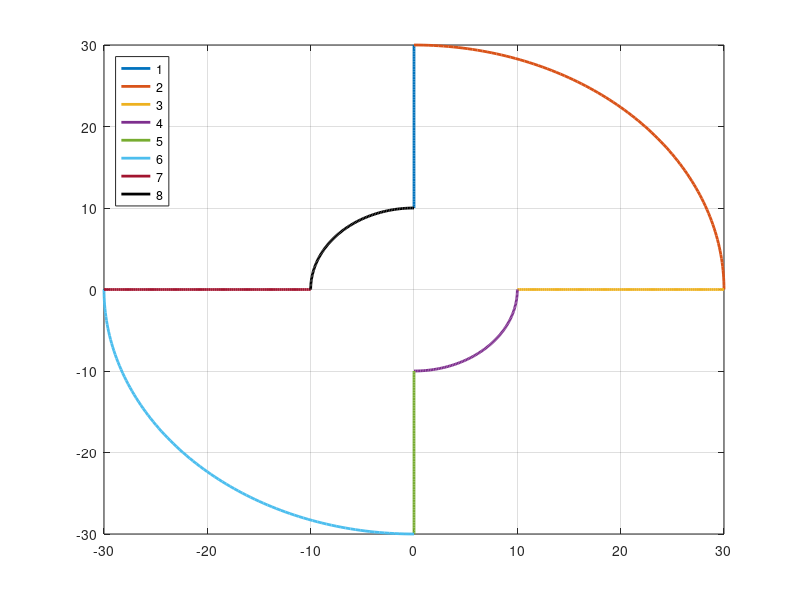

The MATLAB script that drew this image: (Note: this script raises an error after producing the figure.)
clearvars;
close all;
clc;

set(0, 'DefaultFigureWindowStyle', 'docked');
%%
% Algorithm selection
% --------------------------
%       newton          = 1
%       gradient        = 2
%       hybrid          = 3
%       backward        = 4

algorithms = [1, 2, 4];
draw = 1;       % draw the path
T = 0.01;       % sampling time
lambda = 5;    % convergence speed
fprintf('T: %f => lambda < %f\t(current: %f)\n\n', T, 1/(10*T), lambda);
disc = 100;      % value to discretize the path
L1 = 10;
L2 = 2*L1;
re = L2+L1; 
ri = L2-L1;

% Forward kinematic
%  ------------------------------
% x = L1*cos(q1) + L2*cos(q1+q2);
% x = L1*sin(q1) + L2*sin(q1+q2);

%%
p1 = [zeros(1, disc); linspace(ri, re, disc)];                                  % PI/2
p2 = [re*cos(linspace(pi/2, 0, disc)); re*sin(linspace(pi/2, 0, disc))];        % ext1
p3 = [linspace(re, ri, disc); zeros(1, disc)];                                  % 0
p4 = [ri*cos(linspace(0, -pi/2, disc)); ri*sin(linspace(0, -pi/2, disc))];      % int1
p5 = [zeros(1, disc); linspace(-ri, -re, disc)];                                % -PI/2
p6 = [re*cos(linspace(-pi/2, -pi, disc)); re*sin(linspace(-pi/2, -pi, disc))];  % ext2
p7 = [linspace(-ri, -re, disc); zeros(1, disc)];                                % PI
p8 = [ri*cos(linspace(pi, pi/2, disc)); ri*sin(linspace(pi, pi/2, disc))];      % int2

if (draw)
    close(figure(1));
    figure(1);
    plot(p1(1,:), p1(2,:), 'lineWidth', 2);       
    hold on;
    plot(p2(1,:), p2(2,:), 'lineWidth', 2);    
    plot(p3(1,:), p3(2,:), 'lineWidth', 2);    
    plot(p4(1,:), p4(2,:), 'lineWidth', 2);    
    plot(p5(1,:), p5(2,:), 'lineWidth', 2);    
    plot(p6(1,:), p6(2,:), 'lineWidth', 2);    
    plot(p7(1,:), p7(2,:), 'lineWidth', 2);    
    plot(p8(1,:), p8(2,:), 'black', 'lineWidth', 2);    
    legend('1', '2', '3', '4', '5', '6', '7', '8', 'Location', 'NorthWest');
    grid on;
    axis([-30 30 -30 30]);
    hold off;
end
%%
syms q1 q2
F = ([L1*cos(q1) + L2*cos(q1+q2); L1*sin(q1) + L2*sin(q1+q2)]);
J = matlabFunction(jacobian(F, [q1 q2]));
% J = matlabFunction([-L1*sin(q1) - L2*sin(q1 + q2), -L2*sin(q1 + q2); L1*cos(q1) + L2*cos(q1 + q2), L2*cos(q1 + q2)]);
F = matlabFunction(F);

a = 1;

for algorithm = algorithms
    q_curr = [-a*pi/2; a*pi];
    switch (algorithm)
        case 0
            fprintf('!!! WARNING: algorithm not selected\n\n');
        % Newton
        case 1
            q_curr = newton(disc, T, lambda, q_curr, F, J, p1(1,:), p1(2,:));
            q_curr = newton(disc, T, lambda, q_curr, F, J, p2(1,:), p2(2,:));
            q_curr = newton(disc, T, lambda, q_curr, F, J, p3(1,:), p3(2,:));
            q_curr = newton(disc, T, lambda, q_curr, F, J, p4(1,:), p4(2,:));
            q_curr = newton(disc, T, lambda, q_curr, F, J, p5(1,:), p5(2,:));
            q_curr = newton(disc, T, lambda, q_curr, F, J, p6(1,:), p6(2,:));
            q_curr = newton(disc, T, lambda, q_curr, F, J, p7(1,:), p7(2,:));
            newton(disc, T, lambda, q_curr, F, J, p8(1,:), p8(2,:));
        % Gradient
        case 2
            q_curr = gradient(disc, T, lambda, q_curr, F, J, p1(1,:), p1(2,:));
            q_curr = gradient(disc, T, lambda, q_curr, F, J, p2(1,:), p2(2,:));
            q_curr = gradient(disc, T, lambda, q_curr, F, J, p3(1,:), p3(2,:));
            q_curr = gradient(disc, T, lambda, q_curr, F, J, p4(1,:), p4(2,:));
            q_curr = gradient(disc, T, lambda, q_curr, F, J, p5(1,:), p5(2,:));
            q_curr = gradient(disc, T, lambda, q_curr, F, J, p6(1,:), p6(2,:));
            q_curr = gradient(disc, T, lambda, q_curr, F, J, p7(1,:), p7(2,:));
            gradient(disc, T, lambda, q_curr, F, J, p8(1,:), p8(2,:));
        % Hybrid
        case 3
        % Backward
        case 4
            backward(disc, F, L1, L2, p1(1,:), p1(2,:));
            backward(disc, F, L1, L2, p2(1,:), p2(2,:));
            backward(disc, F, L1, L2, p3(1,:), p3(2,:));
            backward(disc, F, L1, L2, p4(1,:), p4(2,:));
            backward(disc, F, L1, L2, p5(1,:), p5(2,:));
            backward(disc, F, L1, L2, p6(1,:), p6(2,:));
            backward(disc, F, L1, L2, p7(1,:), p7(2,:));
            backward(disc, F, L1, L2, p8(1,:), p8(2,:));
    end
end